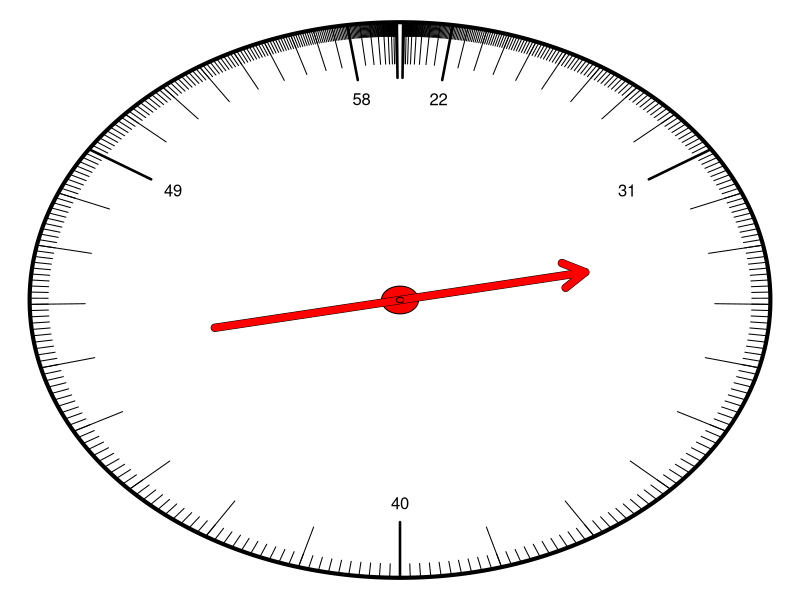

This figure's R source:
## ---- chunk 1

# reseed for exam question
set.seed(runif(1,8,99))

while(T){
  mu = sample(seq(30,70,10),1)
  sig = sample(2:10,1)
  n = sample(40:120,1)
  x = round(rnorm(n,mu,sig),4)
  i = 1:n
  zc = round(rnorm(4),2)
  b1 = round(mu+zc[1]*sig,1)
  p1 = mean(x<b1)
  b2 = round(mu+zc[2]*sig,1)
  p2 = mean(x>b2)
  r3 = round(abs(zc[3])*sig,1)
  p3 = mean(abs(x-mu)<r3)
  r4 = round(abs(zc[4])*sig,1)
  p4 = mean(abs(x-mu)>r4)
  if(p1>0.05 & p1<0.95 & p2>0.05 & p2<0.95 & p3>0.05 & p3<0.95 & p4>0.05 & p4<0.95){break}
}
data=data.frame(i,x)
write.csv(data,file="normal_sample.csv",row.names=F)
## ---- chunk 2
par(mar=c(0,0,0,0))
theta = seq(0,2*pi,0.01)
plot(sin(theta),cos(theta),type="l",lwd=4,axes=F,ann=F)
for(z in -3:3){
  p = pnorm(z)
  lines(c(0.8,1)*sin(p*2*pi),c(0.8,1)*cos(p*2*pi),lwd=2.5)
}
for(z in -2:2){
  p = pnorm(z)
  text(0.73*sin(p*2*pi),0.73*cos(p*2*pi),mu+z*sig)
}
for(z in (-3*sig):(3*sig)/sig){
  p = pnorm(z)
  lines(c(0.85,1)*sin(p*2*pi),c(0.85,1)*cos(p*2*pi))
}
for(z in (-30*sig):(30*sig)/10/sig){
  p = pnorm(z)
  lines(c(0.95,1)*sin(p*2*pi),c(0.95,1)*cos(p*2*pi))
}
# for(z in -3:3/2){
#   p = pnorm(z)
#   lines(c(0.85,1)*sin(p*2*pi),c(0.85,1)*cos(p*2*pi))
# }
# for(z in -30:30/10){
#   p = pnorm(z)
#   lines(c(0.90,1)*sin(p*2*pi),c(0.90,1)*cos(p*2*pi))
# }
# for(z in -300:300/100){
#   p = pnorm(z)
#   lines(c(0.97,1)*sin(p*2*pi),c(0.97,1)*cos(p*2*pi))
# }

polygon(0.05*cos(theta),0.05*sin(theta),col="red")
arrows(-0.5,-0.1,0.5,0.1,lwd=8)
arrows(-0.5,-0.1,0.5,0.1,lwd=7,col="red")
polygon(0.01*cos(theta),0.01*sin(theta),col="red")
## ---- chunk 3
cat(paste(x,collapse=", "))
